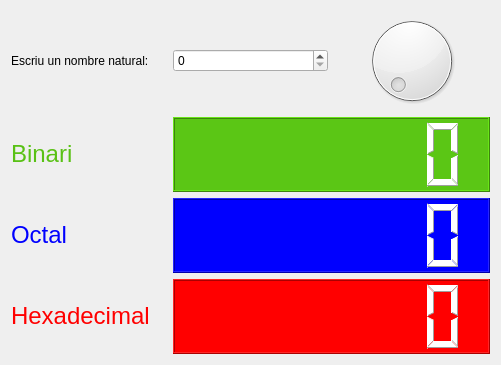
<?xml version="1.0" encoding="UTF-8"?>
<ui version="4.0">
 <class>Form</class>
 <widget class="QWidget" name="Form">
  <property name="geometry">
   <rect>
    <x>0</x>
    <y>0</y>
    <width>501</width>
    <height>365</height>
   </rect>
  </property>
  <property name="windowTitle">
   <string>Form</string>
  </property>
  <layout class="QGridLayout" name="gridLayout">
   <item row="0" column="0">
    <widget class="QLabel" name="label">
     <property name="text">
      <string>Escriu un nombre natural:</string>
     </property>
    </widget>
   </item>
   <item row="0" column="1">
    <widget class="QSpinBox" name="spinBox"/>
   </item>
   <item row="0" column="2">
    <widget class="QDial" name="dial">
     <property name="maximum">
      <number>99</number>
     </property>
    </widget>
   </item>
   <item row="1" column="0">
    <widget class="QLabel" name="label_2">
     <property name="palette">
      <palette>
       <active>
        <colorrole role="Text">
         <brush brushstyle="SolidPattern">
          <color alpha="255">
           <red>0</red>
           <green>255</green>
           <blue>0</blue>
          </color>
         </brush>
        </colorrole>
       </active>
       <inactive>
        <colorrole role="Text">
         <brush brushstyle="SolidPattern">
          <color alpha="255">
           <red>0</red>
           <green>255</green>
           <blue>0</blue>
          </color>
         </brush>
        </colorrole>
       </inactive>
       <disabled>
        <colorrole role="Text">
         <brush brushstyle="SolidPattern">
          <color alpha="255">
           <red>127</red>
           <green>127</green>
           <blue>127</blue>
          </color>
         </brush>
        </colorrole>
       </disabled>
      </palette>
     </property>
     <property name="text">
      <string>&lt;html&gt;&lt;head/&gt;&lt;body&gt;&lt;p&gt;&lt;span style=&quot; font-size:18pt; color:#59c115;&quot;&gt;Binari&lt;/span&gt;&lt;/p&gt;&lt;/body&gt;&lt;/html&gt;</string>
     </property>
    </widget>
   </item>
   <item row="2" column="0">
    <widget class="QLabel" name="label_3">
     <property name="text">
      <string>&lt;html&gt;&lt;head/&gt;&lt;body&gt;&lt;p&gt;&lt;span style=&quot; font-size:18pt; color:#0000ff;&quot;&gt;Octal&lt;/span&gt;&lt;/p&gt;&lt;/body&gt;&lt;/html&gt;</string>
     </property>
    </widget>
   </item>
   <item row="3" column="0">
    <widget class="QLabel" name="label_4">
     <property name="text">
      <string>&lt;html&gt;&lt;head/&gt;&lt;body&gt;&lt;p&gt;&lt;span style=&quot; font-size:18pt; color:#ff0000;&quot;&gt;Hexadecimal&lt;/span&gt;&lt;/p&gt;&lt;/body&gt;&lt;/html&gt;</string>
     </property>
    </widget>
   </item>
   <item row="1" column="1" colspan="2">
    <widget class="QLCDNumber" name="lcdNumber">
     <property name="styleSheet">
      <string notr="true">background-color: rgb(91, 198, 21);
color: rgb(255, 255, 255);</string>
     </property>
     <property name="digitCount">
      <number>7</number>
     </property>
     <property name="mode">
      <enum>QLCDNumber::Bin</enum>
     </property>
    </widget>
   </item>
   <item row="2" column="1" colspan="2">
    <widget class="QLCDNumber" name="lcdNumber_2">
     <property name="styleSheet">
      <string notr="true">background-color: rgb(0, 0, 255);
color: rgb(255, 255, 255);</string>
     </property>
     <property name="digitCount">
      <number>7</number>
     </property>
     <property name="mode">
      <enum>QLCDNumber::Oct</enum>
     </property>
    </widget>
   </item>
   <item row="3" column="1" colspan="2">
    <widget class="QLCDNumber" name="lcdNumber_3">
     <property name="styleSheet">
      <string notr="true">color: rgb(255, 255, 255);
background-color: rgb(255, 0, 0);</string>
     </property>
     <property name="digitCount">
      <number>7</number>
     </property>
     <property name="mode">
      <enum>QLCDNumber::Hex</enum>
     </property>
    </widget>
   </item>
  </layout>
 </widget>
 <resources/>
 <connections>
  <connection>
   <sender>spinBox</sender>
   <signal>valueChanged(int)</signal>
   <receiver>dial</receiver>
   <slot>setValue(int)</slot>
   <hints>
    <hint type="sourcelabel">
     <x>311</x>
     <y>61</y>
    </hint>
    <hint type="destinationlabel">
     <x>375</x>
     <y>57</y>
    </hint>
   </hints>
  </connection>
  <connection>
   <sender>dial</sender>
   <signal>sliderMoved(int)</signal>
   <receiver>spinBox</receiver>
   <slot>setValue(int)</slot>
   <hints>
    <hint type="sourcelabel">
     <x>350</x>
     <y>80</y>
    </hint>
    <hint type="destinationlabel">
     <x>313</x>
     <y>71</y>
    </hint>
   </hints>
  </connection>
  <connection>
   <sender>spinBox</sender>
   <signal>valueChanged(int)</signal>
   <receiver>lcdNumber</receiver>
   <slot>display(int)</slot>
   <hints>
    <hint type="sourcelabel">
     <x>227</x>
     <y>63</y>
    </hint>
    <hint type="destinationlabel">
     <x>348</x>
     <y>142</y>
    </hint>
   </hints>
  </connection>
  <connection>
   <sender>dial</sender>
   <signal>sliderMoved(int)</signal>
   <receiver>lcdNumber</receiver>
   <slot>setBinMode()</slot>
   <hints>
    <hint type="sourcelabel">
     <x>415</x>
     <y>111</y>
    </hint>
    <hint type="destinationlabel">
     <x>415</x>
     <y>155</y>
    </hint>
   </hints>
  </connection>
  <connection>
   <sender>spinBox</sender>
   <signal>valueChanged(int)</signal>
   <receiver>lcdNumber_2</receiver>
   <slot>display(int)</slot>
   <hints>
    <hint type="sourcelabel">
     <x>194</x>
     <y>56</y>
    </hint>
    <hint type="destinationlabel">
     <x>219</x>
     <y>217</y>
    </hint>
   </hints>
  </connection>
  <connection>
   <sender>spinBox</sender>
   <signal>valueChanged(int)</signal>
   <receiver>lcdNumber_3</receiver>
   <slot>display(int)</slot>
   <hints>
    <hint type="sourcelabel">
     <x>196</x>
     <y>71</y>
    </hint>
    <hint type="destinationlabel">
     <x>234</x>
     <y>311</y>
    </hint>
   </hints>
  </connection>
 </connections>
</ui>
